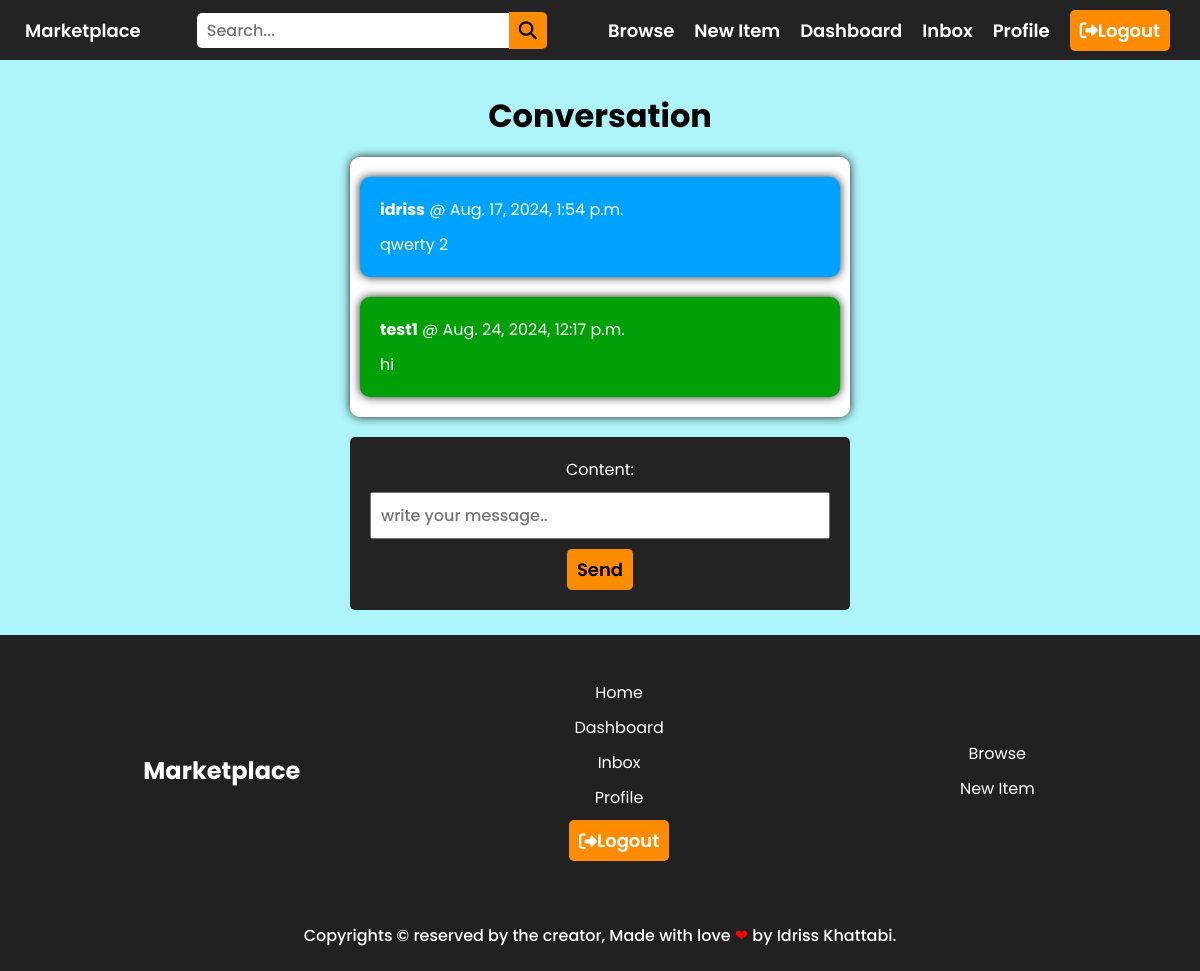
Page /inbox/12/ (signed in) on the committed database.
### Conversation/models.py (models this page shows, shortened)
class ConversationMessage(models.Model):
    conversation = models.ForeignKey(Conversation, related_name='messages', on_delete=models.CASCADE)
    content = models.TextField()
    created_at = models.DateTimeField(auto_now_add=True)
    created_by = models.ForeignKey(User, related_name='created_messages', on_delete=models.CASCADE)

### Conversation/views.py (the view)
# urls.py: path('<int:pk>/', views.detail, name='detail'),
@login_required
def detail(request, pk):
    conversation = Conversation.objects.filter(members__in=[request.user.id]).get(pk=pk)
    print("pk :", pk)
    if request.method == 'POST':
        form = ConversationMessageForm(request.POST)
        if form.is_valid():
            conversation_message = form.save(commit=False)
            conversation_message.conversation = conversation
            conversation_message.created_by = request.user
            conversation_message.save()
            conversation.save()
    else:
        form = ConversationMessageForm()
    context = {
        'conversation': conversation,
        'form': form
    }
    return render(request, 'conversation/detail.html', context)

### Conversation/forms.py
class ConversationMessageForm(forms.ModelForm):
    class Meta:
        model = ConversationMessage
        fields = ('content',)

### templates/conversation/detail.html (shortened to what this page needs)
{% extends 'base.html' %}
{% load static %}
{% block links %}
<link rel="stylesheet" href="{% static 'css/form.css' %}">
<link rel="stylesheet" href="{% static 'css/conversation2.css' %}">
{% endblock links %}
{% block content %}
{% include 'header.html' %}
<main class="flex-ctr-clm">
    <div class="flex-ctr-clm container">
        <h1>Conversation</h1>
        <div class="conversation-container flex-clm-str">
            {% for message in conversation.messages.all %}
                <div class="conversation flex-str-clm {% if message.created_by == request.user %}owner{% else %}client{% endif %}">
                    <div class="flex-str-clm conversation-content">
                        <p><strong>{{ message.created_by.username }}</strong> @ {{ message.created_at }}</p>
                        <p>{{ message.content }}</p>
                    </div>
                </div>
            {% endfor %}
        </div>
        <form method="post" action="." class="flex-clm-str">
            <label for="id_content">Content:</label>
            <textarea name="content" rows="1" required id="id_content" placeholder="write your message.."></textarea>
            <button class="btn">Send</button>
        </form>
    </div>
</main>
{% include 'footer.html' %}
{% endblock content %}

### static/css/form.css (style rules this page uses)
main { padding-bottom: 40px; background-color: rgb(173, 245, 250); }
textarea { resize: none; width: 100%; padding: 10px; margin: 10px; font-size: 16px; font-weight: 500; }

### static/css/conversation2.css (style rules this page uses)
.conversation-container { width: 500px; min-height: 100px; max-height: 450px; overflow-x: scroll; padding: 10px; background-color: #fff; box-shadow: 0 0 10px #1f1f1f; margin: 10px; border-radius: 10px; }
.conversation { width: 100%; padding: 10px; background-color: #fff; box-shadow: 0 0 10px #1f1f1f; margin: 10px; border-radius: 10px; }
.conversation-content { padding: 5px; margin: 0; }
.conversation-content p { padding: 5px; }
.owner { background-color: #00a2ff; color: #ffffff; }
.client { background-color: #00a008; color: #ffffff; }

### static/css/myCss-fm.css (style rules this page uses)
* { margin: 0; padding: 0; box-sizing: border-box; }
html, body { height: 100%; scroll-behavior: smooth; }
.flex-ctr-clm { display: flex; flex-direction: column; align-items: center; justify-content: center; }
.flex-str-clm { display: flex; flex-direction: column; align-items: flex-start; justify-content: center; }
.flex-clm-str { display: flex; flex-direction: column; align-items: center; justify-content: flex-start; }
.btn { padding: 7px 10px; font-size: 18px; cursor: pointer; border-radius: 5px; border: none; transition: all .4s ease; }
.btn { background-color: darkorange; color: black; font-weight: 600; }

### static/css/style.css (style rules this page uses)
:root { --color1 : #212121; --color2 : #fff; --color3 : #ff9900; }
* { font-family: 'Poppins', sans-serif; }
body { overflow-x: hidden; position: relative; min-height: 100vh; }
main { padding: 25px 0 15px; min-height: 500px; background-color: rgb(173, 245, 250); }
.container { max-width: 1300px; height: 100%; margin: 0 auto; padding: 0 20px; }
p, h1, h2 { padding: 7px 5px; }
.container { width: 100%; height: 100%; }
form { width: 500px; padding: 20px; margin: 10px; border-radius: 5px; -webkit-border-radius: 5px; -moz-border-radius: 5px; -ms-border-radius: 5px; -o-border-radius: 5px; background-color: #232323; color: #fff; }
p { padding: 15px 0 10px; }

### rows in the picture
ConversationMessage: created_by.username "idriss", created_at "Aug. 17, 2024, 1:54 p.m.", content "qwerty 2"
ConversationMessage: created_by.username "test1", created_at "Aug. 24, 2024, 12:17 p.m.", content "hi"
